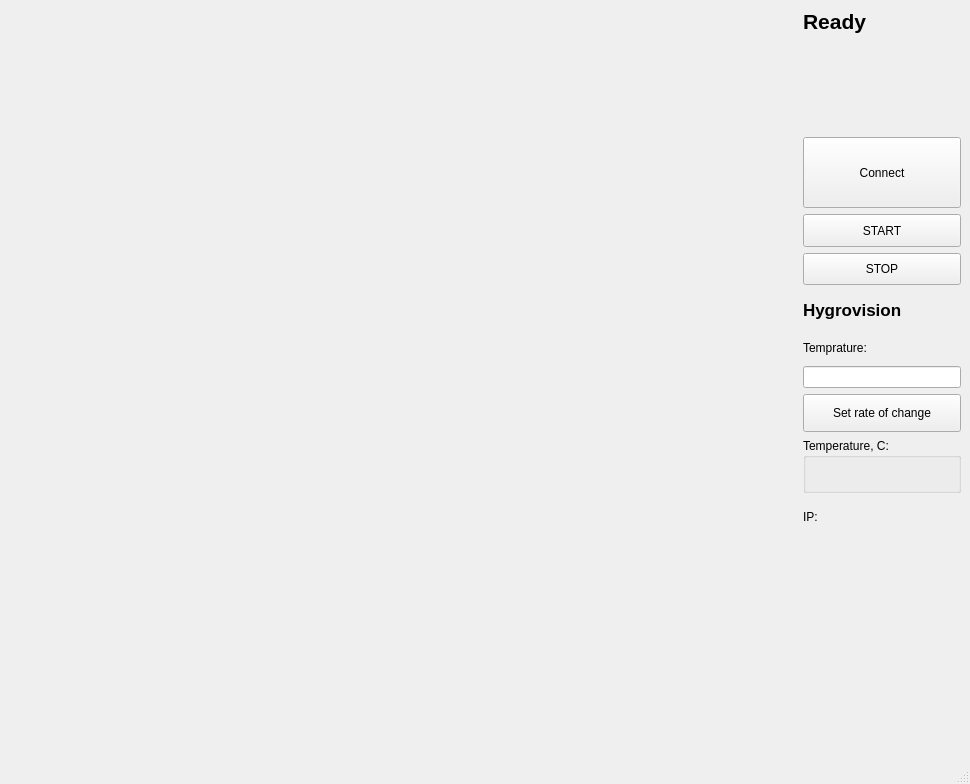
<?xml version="1.0" encoding="UTF-8"?>
<ui version="4.0">
 <class>MainWindow</class>
 <widget class="QMainWindow" name="MainWindow">
  <property name="geometry">
   <rect>
    <x>0</x>
    <y>0</y>
    <width>970</width>
    <height>784</height>
   </rect>
  </property>
  <property name="windowTitle">
   <string>MainWindow</string>
  </property>
  <widget class="QWidget" name="centralwidget">
   <layout class="QHBoxLayout" name="horizontalLayout" stretch="5,1">
    <item>
     <layout class="QVBoxLayout" name="verticalLayout" stretch="1">
      <item>
       <widget class="QCustomPlot" name="plot" native="true"/>
      </item>
     </layout>
    </item>
    <item>
     <layout class="QVBoxLayout" name="verticalLayout_3" stretch="1,1,2,2,4,1,1,1,5">
      <item>
       <layout class="QGridLayout" name="gridLayout">
        <item row="1" column="0">
         <widget class="QLabel" name="status">
          <property name="sizePolicy">
           <sizepolicy hsizetype="Expanding" vsizetype="Expanding">
            <horstretch>0</horstretch>
            <verstretch>0</verstretch>
           </sizepolicy>
          </property>
          <property name="font">
           <font>
            <pointsize>16</pointsize>
            <weight>75</weight>
            <italic>false</italic>
            <bold>true</bold>
           </font>
          </property>
          <property name="text">
           <string>Ready</string>
          </property>
          <property name="wordWrap">
           <bool>false</bool>
          </property>
         </widget>
        </item>
        <item row="3" column="0">
         <widget class="QLabel" name="end">
          <property name="font">
           <font>
            <pointsize>14</pointsize>
           </font>
          </property>
          <property name="text">
           <string/>
          </property>
         </widget>
        </item>
        <item row="2" column="0">
         <widget class="QLabel" name="begin">
          <property name="font">
           <font>
            <pointsize>14</pointsize>
           </font>
          </property>
          <property name="text">
           <string/>
          </property>
         </widget>
        </item>
       </layout>
      </item>
      <item>
       <layout class="QGridLayout" name="gridLayout_2">
        <item row="0" column="0">
         <widget class="QLabel" name="camera_connection_status">
          <property name="text">
           <string/>
          </property>
         </widget>
        </item>
       </layout>
      </item>
      <item>
       <widget class="QPushButton" name="connect_button">
        <property name="sizePolicy">
         <sizepolicy hsizetype="Expanding" vsizetype="Expanding">
          <horstretch>0</horstretch>
          <verstretch>0</verstretch>
         </sizepolicy>
        </property>
        <property name="text">
         <string>Connect</string>
        </property>
       </widget>
      </item>
      <item>
       <layout class="QVBoxLayout" name="verticalLayout_2" stretch="1,1">
        <item>
         <widget class="QPushButton" name="startCV">
          <property name="sizePolicy">
           <sizepolicy hsizetype="Expanding" vsizetype="Expanding">
            <horstretch>0</horstretch>
            <verstretch>0</verstretch>
           </sizepolicy>
          </property>
          <property name="text">
           <string>START</string>
          </property>
         </widget>
        </item>
        <item>
         <widget class="QPushButton" name="stopCV">
          <property name="sizePolicy">
           <sizepolicy hsizetype="Expanding" vsizetype="Expanding">
            <horstretch>0</horstretch>
            <verstretch>0</verstretch>
           </sizepolicy>
          </property>
          <property name="text">
           <string>STOP</string>
          </property>
         </widget>
        </item>
       </layout>
      </item>
      <item>
       <layout class="QVBoxLayout" name="verticalLayout_4" stretch="3,2,2,3">
        <item>
         <widget class="QLabel" name="label_2">
          <property name="font">
           <font>
            <pointsize>13</pointsize>
            <weight>75</weight>
            <bold>true</bold>
           </font>
          </property>
          <property name="text">
           <string>Hygrovision</string>
          </property>
         </widget>
        </item>
        <item>
         <widget class="QLabel" name="label">
          <property name="text">
           <string>Temprature:</string>
          </property>
         </widget>
        </item>
        <item>
         <widget class="QLineEdit" name="temperatureRate"/>
        </item>
        <item>
         <widget class="QPushButton" name="setRate_button">
          <property name="sizePolicy">
           <sizepolicy hsizetype="Expanding" vsizetype="Expanding">
            <horstretch>0</horstretch>
            <verstretch>0</verstretch>
           </sizepolicy>
          </property>
          <property name="text">
           <string>Set rate of change</string>
          </property>
         </widget>
        </item>
       </layout>
      </item>
      <item>
       <widget class="QGroupBox" name="groupBox">
        <property name="title">
         <string>Temperature, C:</string>
        </property>
        <layout class="QVBoxLayout" name="verticalLayout_6" stretch="0">
         <item>
          <widget class="QLabel" name="temperature_label">
           <property name="text">
            <string/>
           </property>
          </widget>
         </item>
        </layout>
       </widget>
      </item>
      <item>
       <widget class="QLabel" name="label_4">
        <property name="text">
         <string>IP:</string>
        </property>
       </widget>
      </item>
      <item>
       <widget class="QLabel" name="host_ip_label">
        <property name="text">
         <string/>
        </property>
       </widget>
      </item>
      <item>
       <spacer name="verticalSpacer">
        <property name="orientation">
         <enum>Qt::Vertical</enum>
        </property>
        <property name="sizeHint" stdset="0">
         <size>
          <width>20</width>
          <height>40</height>
         </size>
        </property>
       </spacer>
      </item>
     </layout>
    </item>
   </layout>
  </widget>
  <widget class="QMenuBar" name="menubar">
   <property name="geometry">
    <rect>
     <x>0</x>
     <y>0</y>
     <width>970</width>
     <height>22</height>
    </rect>
   </property>
  </widget>
  <widget class="QStatusBar" name="statusbar"/>
 </widget>
 <customwidgets>
  <customwidget>
   <class>QCustomPlot</class>
   <extends>QWidget</extends>
   <header>qcustomplot.h</header>
   <container>1</container>
  </customwidget>
 </customwidgets>
 <resources/>
 <connections/>
</ui>
